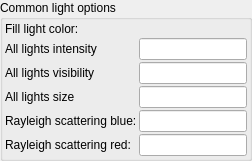
            <widget class="QGroupBox" name="groupBox_7">
             <property name="title">
              <string>Common light options</string>
             </property>
             <layout class="QVBoxLayout" name="verticalLayout_12">
              <property name="spacing">
               <number>2</number>
              </property>
              <property name="leftMargin">
               <number>2</number>
              </property>
              <property name="topMargin">
               <number>2</number>
              </property>
              <property name="rightMargin">
               <number>2</number>
              </property>
              <property name="bottomMargin">
               <number>2</number>
              </property>
              <item>
               <layout class="QGridLayout" name="gridLayout">
                <property name="topMargin">
                 <number>0</number>
                </property>
                <item row="1" column="1">
                 <widget class="MyLineEdit" name="logedit_all_lights_intensity">
                  <property name="sizePolicy">
                   <sizepolicy hsizetype="Expanding" vsizetype="Maximum">
                    <horstretch>0</horstretch>
                    <verstretch>0</verstretch>
                   </sizepolicy>
                  </property>
                  <property name="toolTip">
                   <string>&lt;html&gt;&lt;head/&gt;&lt;body&gt;&lt;p&gt;Global intensity multiplier for all lights (Light #1…#N). Multiplies each light’s Intensity value: 1.0 = no change, 0 = lights off, &amp;gt;1 brightens, &amp;lt;1 dims. &lt;/p&gt;&lt;p&gt;Useful for balancing overall lighting without editing each light.&lt;/p&gt;&lt;/body&gt;&lt;/html&gt;</string>
                  </property>
                 </widget>
                </item>
                <item row="3" column="1">
                 <widget class="MyLineEdit" name="logedit_all_lights_size">
                  <property name="sizePolicy">
                   <sizepolicy hsizetype="Expanding" vsizetype="Maximum">
                    <horstretch>0</horstretch>
                    <verstretch>0</verstretch>
                   </sizepolicy>
                  </property>
                  <property name="toolTip">
                   <string>&lt;html&gt;&lt;head/&gt;&lt;body&gt;&lt;p&gt;Global size multiplier for all lights’ visible glow/halo. Multiplies each light’s Size value: 1.0 = no change; &amp;gt;1 enlarges halos, &amp;lt;1 shrinks them. &lt;/p&gt;&lt;p&gt;Also scales the apparent angular size for directional lights.&lt;/p&gt;&lt;/body&gt;&lt;/html&gt;</string>
                  </property>
                 </widget>
                </item>
                <item row="0" column="1">
                 <widget class="MyColorButton" name="colorButton_fill_light_color" native="true">
                  <property name="toolTip">
                   <string>&lt;html&gt;&lt;head/&gt;&lt;body&gt;&lt;p&gt;Color of light source&lt;/p&gt;&lt;/body&gt;&lt;/html&gt;</string>
                  </property>
                  <property name="text" stdset="0">
                   <string>PushButton</string>
                  </property>
                 </widget>
                </item>
                <item row="1" column="0">
                 <widget class="QLabel" name="label_2">
                  <property name="text">
                   <string>All lights intensity</string>
                  </property>
                 </widget>
                </item>
                <item row="3" column="0">
                 <widget class="QLabel" name="label_4">
                  <property name="text">
                   <string>All lights size</string>
                  </property>
                 </widget>
                </item>
                <item row="4" column="1">
                 <widget class="MyLineEdit" name="logedit_rayleigh_scattering_blue">
                  <property name="sizePolicy">
                   <sizepolicy hsizetype="Expanding" vsizetype="Maximum">
                    <horstretch>0</horstretch>
                    <verstretch>0</verstretch>
                   </sizepolicy>
                  </property>
                  <property name="toolTip">
                   <string>&lt;html&gt;&lt;head/&gt;&lt;body&gt;&lt;p&gt;Strength of blue Rayleigh scattering for volumetric effects (atmosphere). &lt;/p&gt;&lt;p&gt;Higher values add a blue, angle‑dependent tint around lights (∝ 1 + cos²θ). Set to 0 to disable. &lt;/p&gt;&lt;p&gt;Use with Rayleigh scattering red to balance the effect.&lt;/p&gt;&lt;/body&gt;&lt;/html&gt;</string>
                  </property>
                 </widget>
                </item>
                <item row="2" column="1">
                 <widget class="MyLineEdit" name="logedit_all_lights_visibility">
                  <property name="sizePolicy">
                   <sizepolicy hsizetype="Expanding" vsizetype="Maximum">
                    <horstretch>0</horstretch>
                    <verstretch>0</verstretch>
                   </sizepolicy>
                  </property>
                  <property name="toolTip">
                   <string>&lt;html&gt;&lt;head/&gt;&lt;body&gt;&lt;p&gt;Global multiplier for all lights’ Visibility (the visible glow/illuminated fog around lights). &lt;/p&gt;&lt;p&gt;Multiplies each light’s Visibility value: 1.0 = no change, 0 = hide visible lights, &amp;gt;1 increases glow.&lt;/p&gt;&lt;/body&gt;&lt;/html&gt;</string>
                  </property>
                 </widget>
                </item>
                <item row="2" column="0">
                 <widget class="QLabel" name="label_3">
                  <property name="text">
                   <string>All lights visibility</string>
                  </property>
                 </widget>
                </item>
                <item row="0" column="0">
                 <widget class="QLabel" name="label">
                  <property name="text">
                   <string>Fill light color:</string>
                  </property>
                 </widget>
                </item>
                <item row="4" column="0">
                 <widget class="QLabel" name="label_7">
                  <property name="text">
                   <string>Rayleigh scattering blue:</string>
                  </property>
                 </widget>
                </item>
                <item row="5" column="0">
                 <widget class="QLabel" name="label_13">
                  <property name="text">
                   <string>Rayleigh scattering red:</string>
                  </property>
                 </widget>
                </item>
                <item row="5" column="1">
                 <widget class="MyLineEdit" name="logedit_rayleigh_scattering_red">
                  <property name="sizePolicy">
                   <sizepolicy hsizetype="Expanding" vsizetype="Maximum">
                    <horstretch>0</horstretch>
                    <verstretch>0</verstretch>
                   </sizepolicy>
                  </property>
                  <property name="toolTip">
                   <string>&lt;html&gt;&lt;head/&gt;&lt;body&gt;&lt;p&gt;Strength of red Mie scattering for volumetric effects (atmosphere). Increases warm, forward‑scattering glow when looking toward the light direction (stronger near beams/god‑rays). &lt;/p&gt;&lt;p&gt;1.0 = noticeable effect; 0 = off. &lt;/p&gt;&lt;p&gt;Use together with Rayleigh scattering blue to balance overall color.&lt;/p&gt;&lt;/body&gt;&lt;/html&gt;</string>
                  </property>
                 </widget>
                </item>
               </layout>
              </item>
             </layout>
            </widget>
